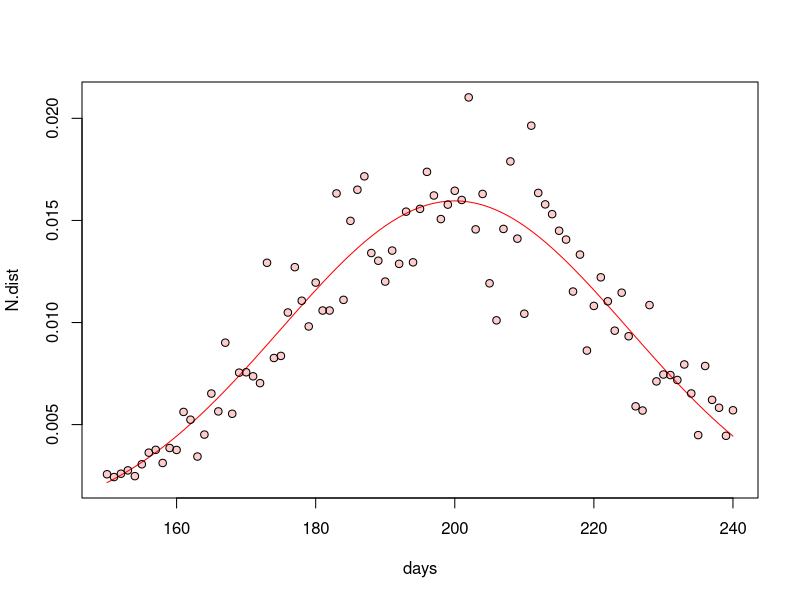

The R script that drew this image: (Note: this script raises an error after producing the figure.)
#==================================================================================================
#Project Name: NCEAS SIZE AT AGE - Generalized Additive Models
#Creator: Curry James Cunningham, NOAA/NMFS, ABL
#Date: 4.19.17
#
#Purpose: Evaluate Changes in Size at Age Using Generalized Additive Mixed Models
#
# 1) 
#
#
#==================================================================================================
#NOTES:
#  a) 
#
#==================================================================================================


days <- 150:240
n.days <- length(days)



#Distribution parameters
mu <- 200
sd <- 25

proc.sigma <- 0.2


#Parameters for trend across season
int <- 550
slp <- -2

#Generate size trend
size.trend <- int + slp*(days-mean(days))

#Define sampling periods


dates.pds <- matrix(c(160,170,
                      175,180,
                      185,190,
                      200,220), nrow=4, ncol=2, byrow=TRUE)

n.pds <- nrow(dates.pds)

#Samples per period
n.samps <- c(100,100,100,100)

if(length(n.samps)!=n.pds) { stop('#Number of Sampling periods does not equal length of sample sizes') }


#Arrival trend
N.dist <- dnorm(days, mu, sd)
N <- N.dist * rlnorm(n.days, 0-((proc.sigma^2)/2), proc.sigma)


#Plot Arrival and sampling Process
y.lim <- c(min(N.dist,N),max(N.dist,N))
plot(x=days, y=N.dist, type='l', col='red', ylim=y.lim)
points(x=days, y=N, pch=21, bg=rgb(1,0,0,alpha=0.2))

#Plot the blocks
i <- 1
for(i in 1:n.pds) {
  polygon(x=c(dates.pds[i,1], dates.pds[i,1], dates.pds[i,2], dates.pds[i,2]), y=c(ylim, rev(ylim)), fill=rgb(1,1,1,alpha=0.1))
}

errbar ()

















